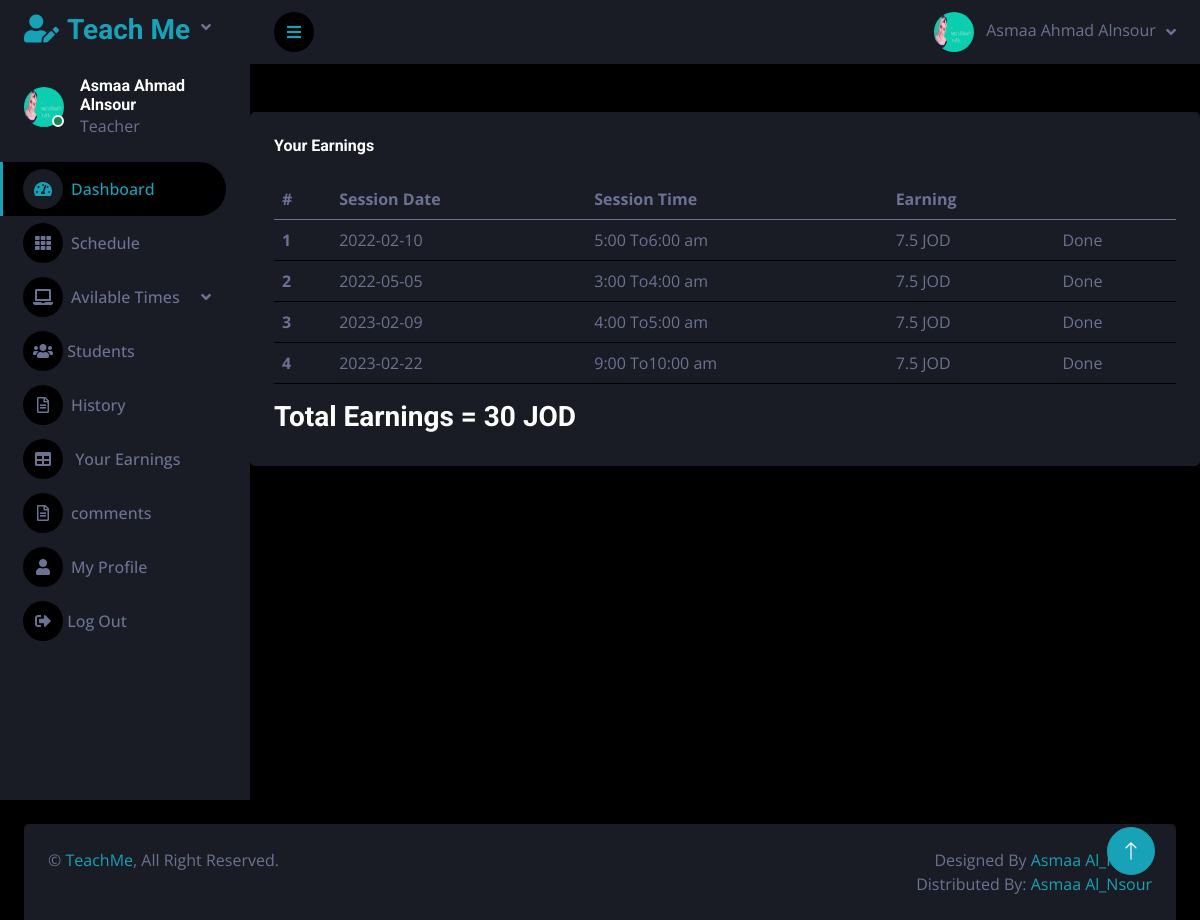
The app's page /Source Code/private_online_sessions/teacher_area/index.php?earnings (signed in) with its own data.
### tables this page shows
CREATE TABLE `teachers` (
  `id` int(11) NOT NULL,
  `full_name` varchar(255) NOT NULL,
  `phone` varchar(15) NOT NULL,
  `email` varchar(150) NOT NULL,
  `password` varchar(11) NOT NULL,
  `subject_id` int(11) NOT NULL,
  `address` varchar(255) NOT NULL,
  `age` int(11) NOT NULL,
  `image` varchar(255) NOT NULL,
  `degree` varchar(255) NOT NULL,
  `degree_file` varchar(255) NOT NULL,
  `experience` varchar(255) NOT NULL,
  `experience_file` varchar(255) NOT NULL,
  `approval` int(11) NOT NULL DEFAULT 0 COMMENT '0 is not approved',
  `suspend` int(11) NOT NULL DEFAULT 1 COMMENT '0 is suspended',
  `delete_teacher` int(11) NOT NULL DEFAULT 1 COMMENT '0 is Deleted'
);

CREATE TABLE `booking` (
  `id` int(11) NOT NULL,
  `user_id` int(11) NOT NULL,
  `teacher_id` int(11) NOT NULL,
  `time_id` int(11) NOT NULL,
  `card_number` int(30) NOT NULL,
  `earnings` int(11) NOT NULL DEFAULT 0,
  `link` varchar(255) NOT NULL DEFAULT '0',
  `delete_session` int(11) NOT NULL DEFAULT 1
);

CREATE TABLE `available_time` (
  `id` int(11) NOT NULL,
  `teacher_id` int(11) NOT NULL,
  `date` date NOT NULL,
  `time` int(11) NOT NULL,
  `am_pm` varchar(30) NOT NULL,
  `available` int(11) NOT NULL DEFAULT 1,
  `delete_unavailable` int(11) NOT NULL DEFAULT 1
);

### Source Code/private_online_sessions/teacher_area/earnings.php (the view, shortened to what this page needs)
<?php
$get_b = "SELECT * FROM `booking` JOIN `available_time`
WHERE booking.teacher_id=$id AND booking.delete_session=1 AND booking.time_id=available_time.id AND CURDATE()>available_time.date
ORDER BY `available_time`.`date` ASC ";
?>
<br>
<br>
<div class="col-12">
                        <div class="bg-secondary rounded h-100 p-4">
                            <h6 class="mb-4">Your Earnings</h6>
                            <div class="table-responsive">
                                <table class="table">
                                    <thead>
                                        <tr>
                                            <th scope="col">#</th>
                                            <th scope="col">Session Date</th>
                                            <th scope="col">Session Time</th>
                                            <th scope="col">Earning</th>
                                            <th scope="col"> </th>
                                        </tr>
                                    </thead>
                                    <tbody>
                                    <?php
                      $y=0;
                      $x=1;
                      if ($result = $con->query($get_b) ) {
                          while($row = $result->fetch_assoc() ){
                            $Earnings= $row['earnings']*0.75
?>
                                        <tr>
                                            <th scope="row"><?php echo $x ?></th>
                                            <td><?php echo $row['date'] ?></td>
                                            <td><?php echo $row['time'].':00 To' .$row['time']+1 .':00 '.$row['am_pm']?></td>
                                            <td><?php echo  $Earnings .' JOD' ?></td>
                                            <td>Done</td>
                                        </tr>
                                        <?php
                                        $y=$y+ $Earnings;
                                            $x=$x+1;
                                        }}
                                        ?>
                                    </tbody>
                                </table>
                             <h3>   Total Earnings = <?php echo $y .' JOD' ?></h3>
                            </div>
                        </div>
                    </div>
                </div>
            </div>

### Source Code/private_online_sessions/teacher_area/sidebar.php (shortened to what this page needs)
<?php
include("includes/db.php");
if(!isset($_SESSION['teacher_email'])){
echo "<script>window.open('../dashboard/login.php','_self')</script>";
}
else {
    $email=$_SESSION['teacher_email'];
    $get_teacher = "SELECT * FROM teachers WHERE email ='$email'";
    $run_teacher = mysqli_query($con,$get_teacher);
    $row_teacher = mysqli_fetch_array($run_teacher);
?>
<body>
    <div class="container-fluid position-relative d-flex p-0">
        <div class="sidebar pe-4 pb-3">
            <nav class="navbar bg-secondary navbar-dark">
                <a href="index.php?dashboard" class="navbar-brand mx-4 mb-3">
                    <h3 class="text-primary"><i class="fa fa-user-edit me-2"></i>Teach Me</h3>
                </a>
                <div class="d-flex align-items-center ms-4 mb-4">
                    <div class="position-relative">
                        <img class="rounded-circle" src="../admin_area/user_image/<?php echo $row_teacher['image']; ?>" alt="" style="width: 40px; height: 40px;">
                        <div class="bg-success rounded-circle border border-2 border-white position-absolute end-0 bottom-0 p-1"></div>
                    </div>
                    <div class="ms-3">
                        <h6 class="mb-0"><?php echo $_SESSION['teacher_name'] ;?></h6>
                        <span>Teacher</span>
                    </div>
                </div>
                <div class="navbar-nav w-100">
                    <a href="index.php?dashboard" class="nav-item nav-link active"><i class="fa fa-tachometer-alt me-2"></i>Dashboard</a>
                    <a href="index.php?daily_schedule" class="nav-item nav-link"><i class="fa fa-th me-2"></i>Schedule</a>
                    <div class="nav-item dropdown">
                        <a href="#" class="nav-link dropdown-toggle" data-bs-toggle="dropdown"><i class="fa fa-laptop me-2"></i>Avilable Times</a>
                    </div>
                    <a href="index.php?student" class="nav-item nav-link"><i class="fas fa-users"></i>  Students</a>
                    <a href="index.php?history" class="nav-item nav-link"><i class="far fa-file-alt me-2"></i>History</a>
                    <a href="index.php?earnings" class="nav-item nav-link"><i class="fa fa-table me-2"></i> Your Earnings</a>
                    <a href="index.php?comments" class="nav-link dropdown-toggle" ><i class="far fa-file-alt me-2"></i>comments</a>
                    <a href="index.php?my_profile" class="nav-item nav-link"><i class="fa fa-user me-2"></i>My Profile</a>
                    <a href="logout.php" class="nav-item nav-link"><i class="fas fa-sign-out-alt"></i>  Log Out</a>
                </div>
            </nav>
        </div>
        <div class="content">
            <nav class="navbar navbar-expand bg-secondary navbar-dark sticky-top px-4 py-0">
                <a href="#" class="sidebar-toggler flex-shrink-0">
                    <i class="fa fa-bars"></i>
                </a>
                <div class="navbar-nav align-items-center ms-auto">
                    <div class="nav-item dropdown">
                        <a href="#" class="nav-link dropdown-toggle" data-bs-toggle="dropdown">
                            <img class="rounded-circle me-lg-2" src="../admin_area/user_image/<?php echo $row_teacher['image']; ?>" alt="" style="width: 40px; height: 40px;">
                            <span class="d-none d-lg-inline-flex"><?php echo $_SESSION['teacher_name'] ;?></span>
                        </a>
                    </div>
                </div>
            </nav>
        <?php
 }
  ?>

### Source Code/private_online_sessions/teacher_area/css/style.css (style rules this page uses)
:root { --primary: #17A2B8; --secondary: #191C24; --light: #6C7293; --dark: #000000; }
.sidebar { position: fixed; top: 0; left: 0; bottom: 0; width: 250px; height: 100vh; overflow-y: auto; background: var(--secondary); transition: 0.5s; z-index: 999; }
.content { margin-left: 250px; min-height: 100vh; background: var(--dark); transition: 0.5s; }
@media (min-width: 992px) { .sidebar { margin-left: 0; } }
@media (min-width: 992px) { .content { width: calc(100% - 250px); } }
.sidebar .navbar .navbar-nav .nav-link { padding: 7px 20px; color: var(--light); font-weight: 500; border-left: 3px solid var(--secondary); border-radius: 0 30px 30px 0; outline: none; }
.sidebar .navbar .navbar-nav .nav-link:hover, .sidebar .navbar .navbar-nav .nav-link.active { color: var(--primary); background: var(--dark); border-color: var(--primary); }
.sidebar .navbar .navbar-nav .nav-link i { width: 40px; height: 40px; display: inline-flex; align-items: center; justify-content: center; background: var(--dark); border-radius: 40px; }
.sidebar .navbar .navbar-nav .nav-link:hover i, .sidebar .navbar .navbar-nav .nav-link.active i { background: var(--secondary); }
.sidebar .navbar .dropdown-toggle::after { position: absolute; top: 15px; right: 15px; border: none; content: "\f107"; font-family: "Font Awesome 5 Free"; font-weight: 900; transition: .5s; }
.content .navbar .navbar-nav .nav-link { margin-left: 25px; padding: 12px 0; color: var(--light); outline: none; }
.content .navbar .sidebar-toggler, .content .navbar .navbar-nav .nav-link i { width: 40px; height: 40px; display: inline-flex; align-items: center; justify-content: center; background: var(--dark); border-radius: 40px; }
.content .navbar .dropdown-toggle::after { margin-left: 6px; vertical-align: middle; border: none; content: "\f107"; font-family: "Font Awesome 5 Free"; font-weight: 900; transition: .5s; }

### records on screen
teachers: image (picture)
booking: time.date "2022-02-10", time.time "5", $row['time']+1 "6", time.am_pm "am", earnings "7.5"
booking: time.date "2022-05-05", time.time "3", $row['time']+1 "4", time.am_pm "am", earnings "7.5"
booking: time.date "2023-02-09", time.time "4", $row['time']+1 "5", time.am_pm "am", earnings "7.5"
booking: time.date "2023-02-22", time.time "9", $row['time']+1 "10", time.am_pm "am", earnings "7.5"

### other values on screen
$_SESSION['teacher_name'] "Asmaa Ahmad Alnsour"
$y "30"
